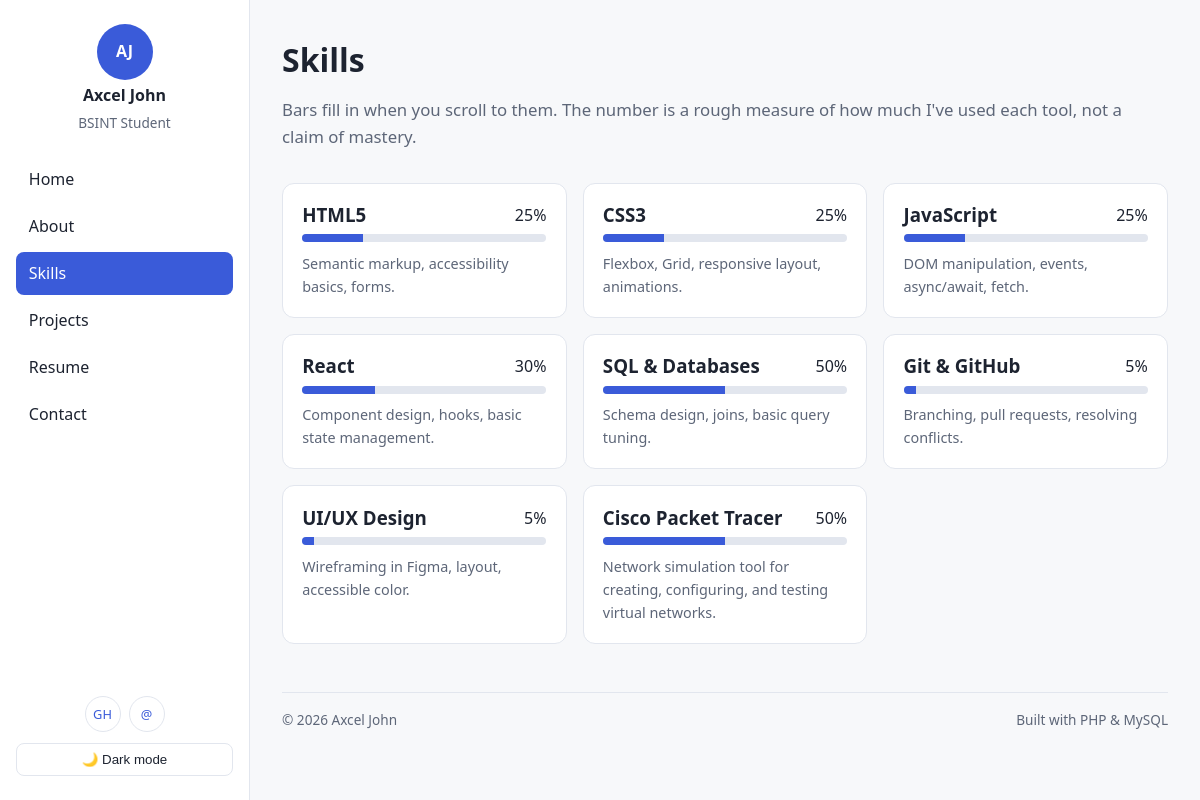
The page /skills.php on the database its author committed.
### tables this page shows
CREATE TABLE IF NOT EXISTS skills (
  id INT AUTO_INCREMENT PRIMARY KEY,
  name VARCHAR(80) NOT NULL,
  level TINYINT UNSIGNED NOT NULL DEFAULT 0,
  note VARCHAR(255) NOT NULL DEFAULT '',
  sort_order INT NOT NULL DEFAULT 0
);

### includes/functions.php (called while the page is built, shortened)
<?php
function cfg(string $k) { return $GLOBALS['cfg'][$k]; }
function e($v): string { return htmlspecialchars((string)$v, ENT_QUOTES | ENT_SUBSTITUTE, 'UTF-8'); }
function db(): PDO {
    static $pdo = null;
    if ($pdo === null) {
        try {
            $pdo = new PDO(
                'mysql:host=' . cfg('db_host') . ';dbname=' . cfg('db_name') . ';charset=utf8mb4',
                cfg('db_user'), cfg('db_pass'),
                [
                    PDO::ATTR_ERRMODE => PDO::ERRMODE_EXCEPTION,
                    PDO::ATTR_DEFAULT_FETCH_MODE => PDO::FETCH_ASSOC,
                    PDO::ATTR_EMULATE_PREPARES => false,
                ]
            );
        } catch (PDOException $ex) {
            error_log($ex->getMessage());
            http_response_code(500);
            exit('Database connection failed. Check config/config.php.');
        }
    }
    return $pdo;
}

### skills.php (the view)
<?php $title = 'Skills'; $wide = true; require __DIR__ . '/includes/header.php';
$skills = db()->query('SELECT name, level, note FROM skills ORDER BY sort_order, id')->fetchAll(); ?>
<div class="page-header"><h1>Skills</h1>
  <p class="section-lead">Bars fill in when you scroll to them. The number is a rough measure of how much I've used each tool, not a claim of mastery.</p></div>
<section class="section skills-grid">
  <?php foreach ($skills as $s): ?>
  <div class="card skill-card">
    <div class="skill-top"><h3><?= e($s['name']) ?></h3><span><?= (int)$s['level'] ?>%</span></div>
    <div class="skill-bar-track"><div class="skill-bar-fill" data-skill-level="<?= (int)$s['level'] ?>"></div></div>
    <p class="skill-note"><?= e($s['note']) ?></p>
  </div>
  <?php endforeach; ?>
</section>
<?php require __DIR__ . '/includes/footer.php'; ?>

### css/style.css (style rules this page uses)
:root { --bg:#f7f8fa;--surface:#fff;--text:#1d2330;--muted:#5d6678;--border:#e2e6ee;--accent:#3a5bd9;--accent-text:#fff;--sidebar:250px }
* { box-sizing:border-box }
body { margin:0;font-family:system-ui,-apple-system,Segoe UI,Roboto,sans-serif;background:var(--bg);color:var(--text);line-height:1.6 }
h1,h2,h3,h4 { line-height:1.25;margin:0 0 .5rem }
.page-header { margin-bottom:2rem }
.section-lead { color:var(--muted);font-size:1.05rem }
.section { margin-bottom:2.5rem }
.card { background:var(--surface);border:1px solid var(--border);border-radius:12px;padding:1.2rem }
.skills-grid { display:grid;grid-template-columns:repeat(auto-fill,minmax(250px,1fr));gap:1rem }
.skill-top { display:flex;justify-content:space-between }
.skill-note { color:var(--muted);font-size:.9rem;margin:.6rem 0 0 }
.skill-bar-track { height:8px;background:var(--border);border-radius:99px;overflow:hidden }
.skill-bar-fill { height:100%;width:0;background:var(--accent);transition:width 1s ease }

### rows shown on the page
skills: name "HTML5", level "25", note "Semantic markup, accessibility basics, forms."
skills: name "CSS3", level "25", note "Flexbox, Grid, responsive layout, animations."
skills: name "JavaScript", level "25", note "DOM manipulation, events, async/await, fetch."
skills: name "React", level "30", note "Component design, hooks, basic state management."
skills: name "SQL & Databases", level "50", note "Schema design, joins, basic query tuning."
skills: name "Git & GitHub", level "5", note "Branching, pull requests, resolving conflicts."
skills: name "UI/UX Design", level "5", note "Wireframing in Figma, layout, accessible color."
skills: name "Cisco Packet Tracer", level "50", note "Network simulation tool for creating, configuring, and testing virtual networks."

### other values the page prints
$S['short_name'] "Axcel John"
$S['role'] "BSINT Student"
$label "Home"
$label "About"
$label "Skills"
$label "Projects"
$label "Resume"
$label "Contact"
